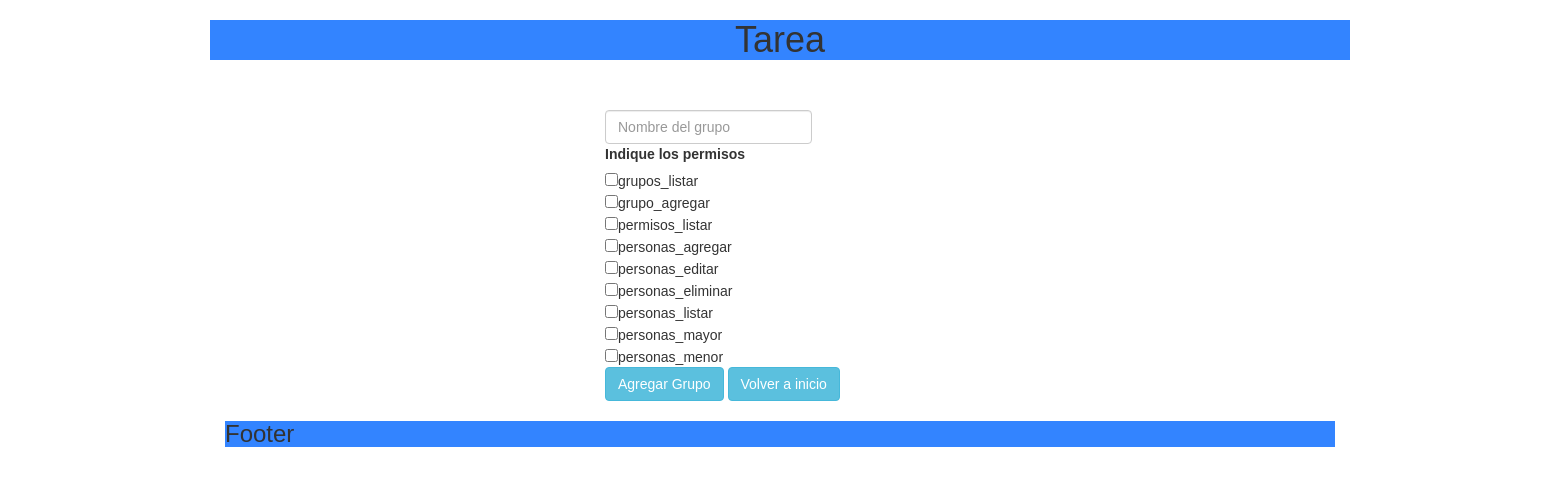
The page /agregarGrupo.php on the database its author committed.
### tables this page shows
CREATE TABLE `permisos` (
  `id` int(11) NOT NULL,
  `name` varchar(255) NOT NULL
);

### functions/funciones.php (called while the page is built, shortened)
<?php
function getPermisos() {
    $pdo = conectar();
    $statement = $pdo->prepare("SELECT *"
            . "FROM permisos");
    $statement->execute();
    $result = $statement->fetchAll();
    return $result;
}
?>

### web/agregarGrupo.php (the view, shortened to what this page needs)
<?php
require_once("../functions/funciones.php");
?>
<!DOCTYPE html>
<html>
    <head>
    </head>
    <body>
        <br/>
        <br/>
        <div id="formAgregar" class="container col-md-12 col-md-offset-4">
            <form class="form-inline" action="../functions/funAgregarGrupo.php" method="POST">
                <input type="text" class="form-control" placeholder="Nombre del grupo" name="nameGroup"><br/>
                <label>Indique los permisos</label><br/>
                <?php
                foreach(getPermisos() as $permiso){
                ?>
                <input type="checkbox" name="permisos[]" value="<?php echo $permiso['id']?>"><?php echo $permiso['name'] ?><br/>
                <?php
                }
                ?>
                <input type="submit" value="Agregar Grupo" class="btn btn-info">
                <a href="index.php" class="btn btn-info">Volver a inicio</a>
            </form>
        </div>
    </body>
</html>

### web/css/main.css (style rules this page uses)
body { font-family: sans-serif; }

### rows shown on the page
permisos: name "grupos_listar"
permisos: name "grupo_agregar"
permisos: name "permisos_listar"
permisos: name "personas_agregar"
permisos: name "personas_editar"
permisos: name "personas_eliminar"
permisos: name "personas_listar"
permisos: name "personas_mayor"
permisos: name "personas_menor"
